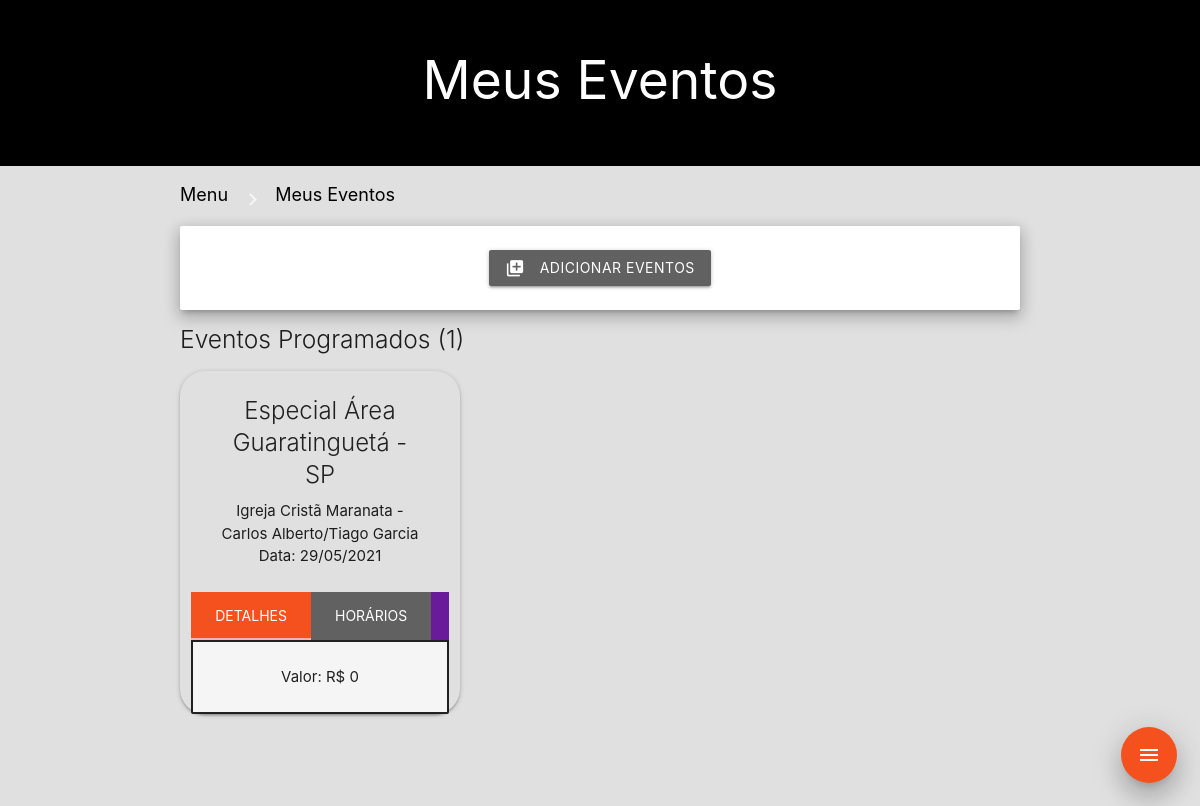
Screenshot of /home/eventos/eventos.php (signed in) with the database file from the repository.
### tables this page shows
CREATE TABLE `eventos` (
  `eve_id` int(255) NOT NULL,
  `eve_descricao` varchar(255) DEFAULT NULL,
  `eve_contratante` varchar(255) DEFAULT NULL,
  `eve_valor` varchar(255) DEFAULT NULL,
  `eve_data` varchar(255) DEFAULT NULL,
  `eve_hora_ini` varchar(255) DEFAULT NULL,
  `eve_hora_fim` varchar(255) DEFAULT NULL,
  `eve_endereco` varchar(255) DEFAULT NULL,
  `eve_publico` varchar(255) DEFAULT NULL,
  `eve_sta_id` varchar(255) DEFAULT NULL,
  `eve_usu_id` varchar(255) DEFAULT NULL
);

### home/eventos/eventos.php (the view, shortened to what this page needs)
<?php
include '../../_app/conexao.php';
$c = 0;
?>
<!DOCTYPE html>
<html lang="en">
<head>
    <link type="text/css" rel="stylesheet" href="../../_app/css/materialize.min.css"  media="screen,projection"/>
</head>
    <body>
        <div class="section black">
            <div class="row">
                <span class="white-text darken-1"><h2 class="center">Meus Eventos</h2></span>
            </div>
        </div>
        <div class="section grey lighten-2">
            <div class="container">
                <div class="grey lighten-2">
                    <div class="col s12">
                        <a href="../home.php" class="breadcrumb colorblack">Menu</a>
                        <a href="eventos.php" class="breadcrumb colorblack">Meus Eventos</a>
                    </div>
                </div>
                <div class="z-depth-3 card-panel center-align">
                    <a class="waves-effect waves-purple btn grey darken-2 modal-trigger" href="#adicionar" ><i class="material-icons left">library_add</i>Adicionar Eventos</a>
            </div>
            <div class="row center">
                <div class="left-align">
                <?php
                $email = $_SESSION['Som']['usu_email'];
                $sth = $pdo->prepare("select * from eventos e
                INNER JOIN usuario u on u.usu_id = e.eve_usu_id
                INNER JOIN evento_status s on s.sta_id = e.eve_sta_id
                WHERE u.usu_email = :usu_email AND s.sta_id = 1");
                $sth->bindValue(":usu_email", ($email));
                $sth->execute();
                echo '<h5 class="light">Eventos Programados ('. $sth->rowCount().')</h5>';
                ?>
                <div class="divider"></div>
                </div>
                <?php
                    foreach ($sth as $res) :
                    extract($res);
                    $a = $c + 1;
                    $b = $a + 1;
                    $c = $b + 1;
                ?>
                    <div class="arredondado card hoverable grey lighten-2 col s12 m4">
                        <div class="card-content">
                            <span class="card-title grey-text text-darken-4"><?= $eve_descricao?></span>
                            <div class="divider"></div>
                            <p><?= $eve_contratante?></p>
                            <p>Data: <?=$eve_data?></p>
                        </div>
                        <div class="card-tabs">
                            <ul class="tabs tabs-fixed-width">
                                <li class="tab deep-orange darken-1 "><a class="active waves-effect waves-purple" href="#test<?=$a?>"><span class="white-text">Detalhes</span></a></li>
                                <li class="tab grey darken-2"><a class="waves-effect waves-orange" href="#test<?=$b?>"><span class="white-text">Horários</span></a></li>
                                <li class="tab purple darken-3"><a class="waves-effect waves-light" href="#test<?=$c?>"><i class="material-icons iconepreto">edit</i></a></li>
                            </ul>
                        </div>
                        <div class="arredondado borda_preta card-content grey lighten-4">
                            <div id="test<?=$a?>"><p class="light"><b>Valor: R$ <?=$eve_valor?></b></p></div>
                        </div>
                    </div>
                <?php
                    endforeach;
                ?>
            </div>
            <div class="row center">
                <div class="left-align">
                <div class="divider"></div>
                </div>
            </div>
            <div class="row center">
                <div class="left-align">
                <div class="divider"></div>
                </div>
            </div>
        </div>
        <div class="fixed-action-btn">
          <a class="z-depth-4 waves-effect waves-light btn-floating btn-large deep-orange darken-1">
            <i class="large material-icons">menu</i>
          </a>
        </div>
    </body>
</html>

### home/eventos/eventos.php (style rules this page uses)
.colorblack { color:#000000 !important }
.arredondado { border-radius: 25px; }
.borda_preta { border: solid 2px; }

### rows the page displays
eventos: eve_descricao "Especial Área Guaratinguetá - SP", eve_contratante "Igreja Cristã Maranata - Carlos Alberto/Tiago Garcia", eve_data "29/05/2021", eve_valor "0"

### other values shown
$sth->rowCount() "1"
